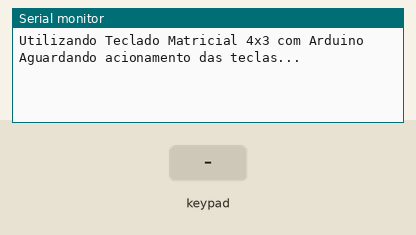
Simulated run of this sketch. Board: Arduino Uno, built with avr-gcc and run on an emulated ATmega328P. Shown: the last lines printed to the serial monitor. Inputs (shaded band) come from the test bench.

Above: at 1.2 s.
1.3 s: key '1' pressed
At 1.7 s:
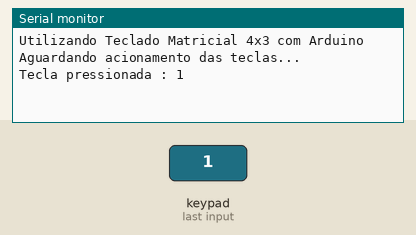
2.8 s: keypad keys 4 5 6 7 # pressed 0.4 s apart
At 5.4 s:
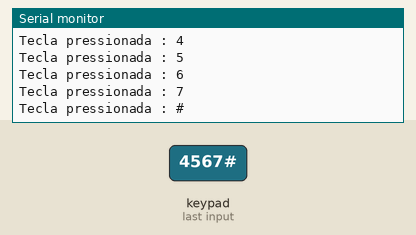
6.3 s: key '*' pressed
At 6.6 s:
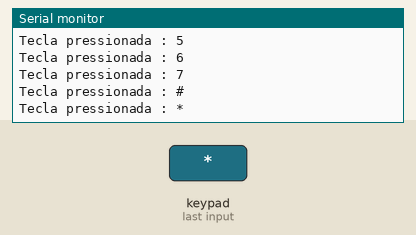
7.8 s: keypad keys 8 9 1 0 pressed 0.4 s apart
At 9.9 s:
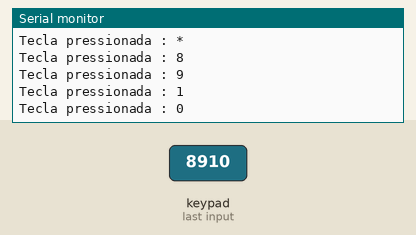
Timing chart, 0 to 11.4 s (numbered marks = the images above; inputs shaded):
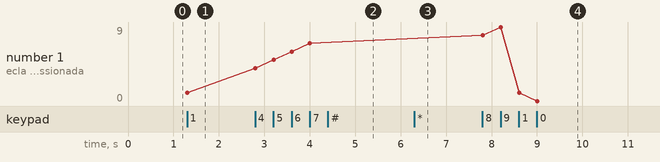

Measured:
- after the input at 1.3 s, the serial monitor: prints a new line at once (image 1)
- after the input at 2.8 s, the serial monitor: prints a new line at once (image 2)
- after the input at 6.3 s, the serial monitor: prints a new line at once (image 3)
- after the input at 7.8 s, the serial monitor: prints a new line at once (image 4)
- plotted number 1: 1 → 7 after the input at 2.8 s, 7 → 0 after the input at 7.8 s

The sketch:

programa_teclado_matricial_e_arduino_uno.ino
```cpp
// Título: Usando Teclado Matricial com Arduino
// Autor: Ângelo Meneguini
// Site: https://eletronicagaragem.blogspot.com.br

#include <Keypad.h>                          // inclui a biblioteca Keypad no programa

const byte LINHAS = 4;                       // define o numero de linhas do teclado utilizado
const byte COLUNAS = 3;                      // define o numero de colunas do teclado utilizado

char matriz_teclas[LINHAS][COLUNAS] =        // cria-se uma matriz de caracteres de acordo com o teclado
{
  {'1','2','3'},
  {'4','5','6'},
  {'7','8','9'},
  {'*','0','#'}
};

byte PinosLinhas[LINHAS] = {4, 5, 6, 7};    // definimos os pinos do arduino utilizados para as linhas

byte PinosColunas[COLUNAS] = {8, 9, 10};    // definimos os pinos do arduino utilizados para as colunas

Keypad meuteclado = Keypad( makeKeymap(matriz_teclas), PinosLinhas, PinosColunas, LINHAS, COLUNAS); // inicialização do teclado

void setup()
{
  Serial.begin(9600);                                              // definimos a taxa de comunicação com a serial
  Serial.println("Utilizando Teclado Matricial 4x3 com Arduino");  // imprimimos no monitor o texto
  Serial.println("Aguardando acionamento das teclas...");          // imprimimos no monitor o texto
  Serial.println();                                                // cria um espaço vazio
}

void loop()
{
  char tecla_pressionada = meuteclado.getKey();                    // verifica se alguma tecla foi pressionada

  if (tecla_pressionada)                                           // mostra na serial monitor a tecla que foi pressionada
  {
    Serial.print("Tecla pressionada : ");
    Serial.println(tecla_pressionada);
  }
}
```
